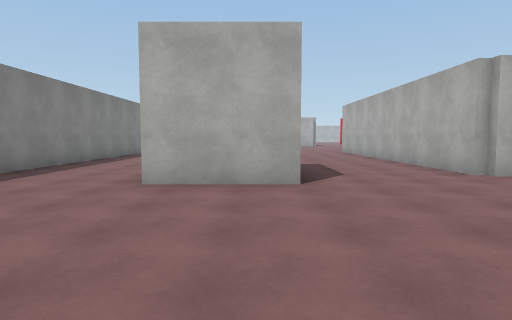
View 1 (above)

17 first-person views from a walk through a Unity game level. The camera is 1.5 m above the floor, tilts 4° down and sees 75° across. The floor is counted in squares, 2 m on a side. Each view is taken from the middle of a square. On the plan, view 1 faces up. The plan holds only what a view shows up to about 11 squares ahead; the rest is blank. The place goes on beyond the plan. Surface patterns are stand-ins for the level's own textures.

View 2
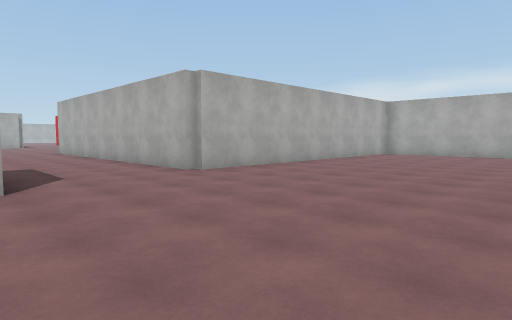

View 3
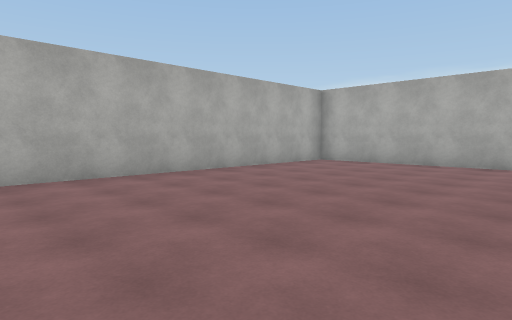

View 4
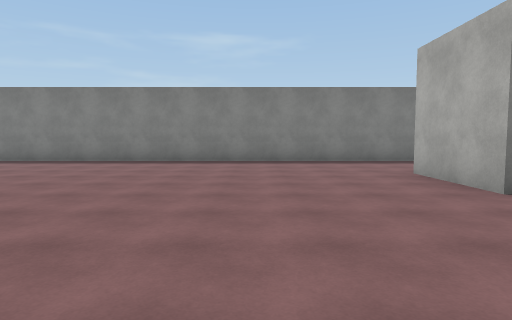

View 5
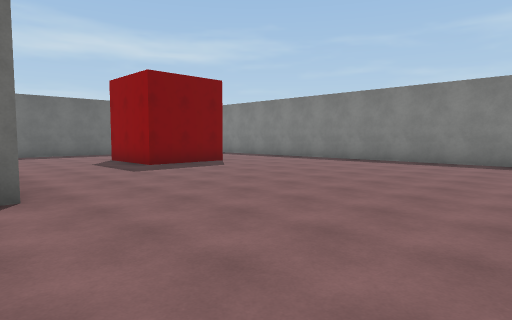

View 6
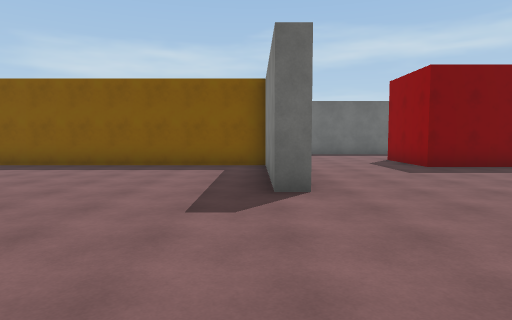

View 7
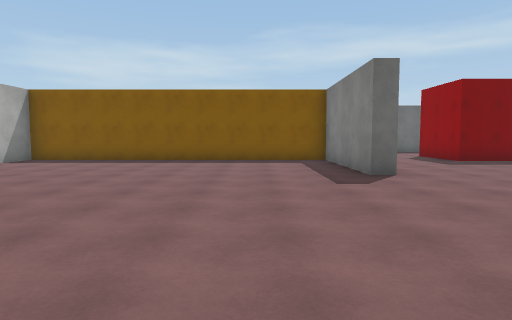

View 8
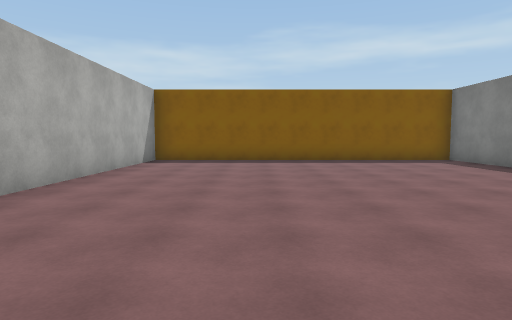

View 9
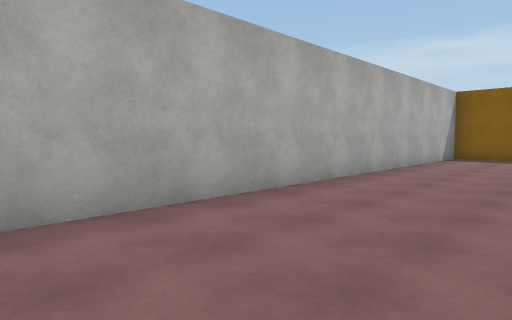

View 10
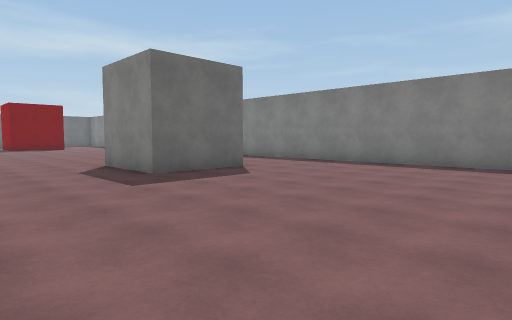

View 11
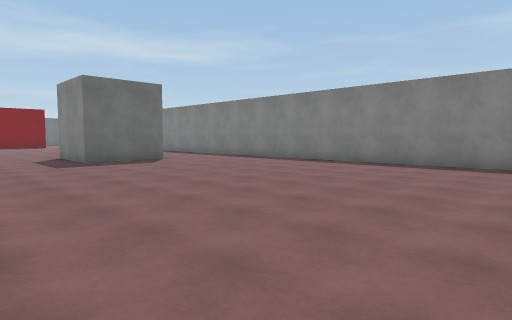

View 12
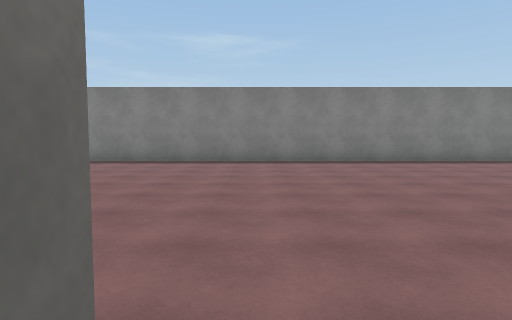

View 13
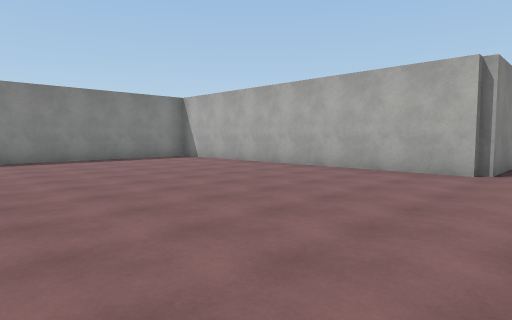

View 14
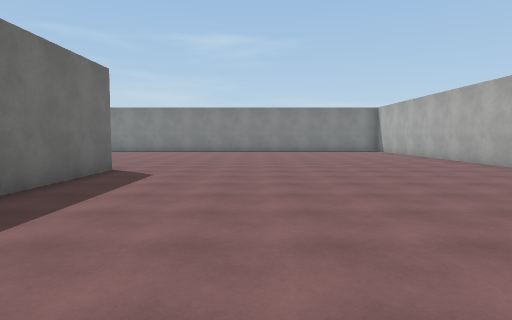

View 15
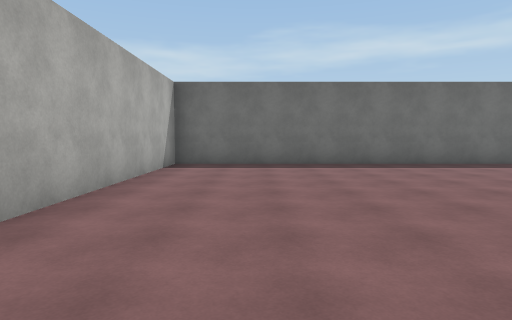

View 16
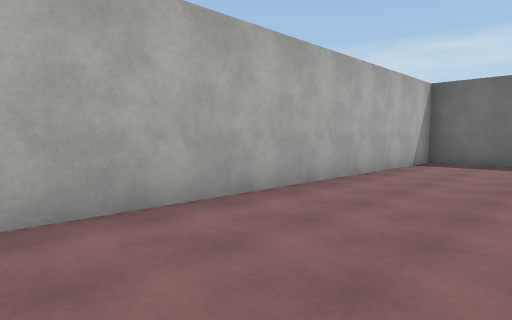

View 17
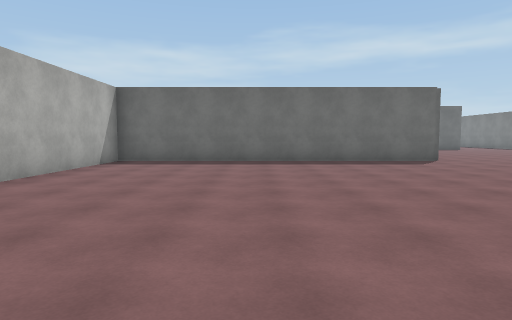

### Floor plan
Points are (right, up) in squares from view 1. A wall is a line through its corners. A room is listed if a view was taken in it or the views show most of it. See-through windows are left out.
Room 1 (views 1, 2, 3, 4, 5, 6, 7, 8, 9)
walls: (4.1, -3.5) (4.7, -3.5) (4.7, -7.7) (14.2, -7.7) (14.2, 6.2) (4.3, 6.2); (0.7, 5.2) (-1.9, 5.2); (-1.8, -7.2) (0.7, -7.2) (0.7, -9.5); (-5.3, 5.5) (-5.3, -5.9)
ways out: opening at (0.1, 6.1) to room 2
Room 2 (views 10, 11, 12, 13, 14, 15, 16, 17)
walls: (4.4, 16.8) (14.2, 16.8) (14.2, 26.6); (4.7, 27.5) (4.7, 26.3) (-2.4, 26.3); (-5.3, 24.9) (-5.3, 5.5); (4.3, 6.2) (4.3, 11.4); (-1.9, 7.7) (0.7, 7.7) (0.7, 5.2)
ways out: opening at (0.1, 6.1) to room 1

Where each view was taken, in squares from view 1:
view 1: 0 up, 0 right, facing up
view 2: 0 up, 0 right, facing up-right
view 3: 0 up, 5 right, facing up-right
view 4: 2 up, 5 right, facing left
view 5: 1 up, 5 right, facing down-left
view 6: 1 up, 5 right, facing down
view 7: 3 up, 7 right, facing down
view 8: 3 up, 11 right, facing down
view 9: 5 up, 11 right, facing down-right
view 10: 14 up, 4 right, facing down-left
view 11: 18 up, 4 right, facing down-left
view 12: 17 up, 5 right, facing left
view 13: 19 up, 6 right, facing up-left
view 14: 20 up, 12 right, facing left
view 15: 26 up, 12 right, facing down
view 16: 27 up, 11 right, facing down-right
view 17: 27 up, 10 right, facing down
